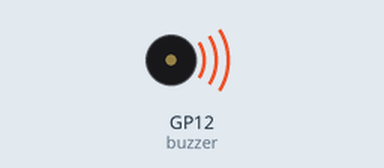
The program below on a simulated Raspberry Pi Pico running MicroPython. Parts: buzzer (waves = sounding). What the program prints to the serial console is not drawn.

Above: at 0.1 s.
Timing chart, 0 to 40.0 s (numbered marks = the images above):
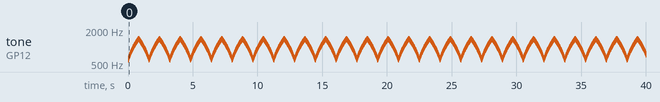

The program:

D2-BUZZER.py
```python
from machine import Pin,PWM
import time

buzzer_num = 12
buzzer_start_freq = 600
buzzer_end_freq   = 1400

buzzer = PWM(Pin(buzzer_num))
buzzer.freq(10)
buzzer_duty = 30
buzzer.duty_u16(int(buzzer_duty * 655.36))
print("buzzer demo")
while True:
    for cnt in range(buzzer_start_freq,buzzer_end_freq,10):
        buzzer.freq(cnt)
        time.sleep_ms(10)
    for cnt in range(buzzer_end_freq,buzzer_start_freq,-10):
        buzzer.freq(cnt)
        time.sleep_ms(10)
```

Measured:
- by itself, tone on GP12 (buzzer): plays 600 Hz for 0.01 s, 610 Hz for 0.01 s, 620 Hz for 0.01 s, 630 Hz for 0.01 s, 640 Hz for 0.01 s, 650 Hz for 0.01 s … (3988 notes in this stretch)
